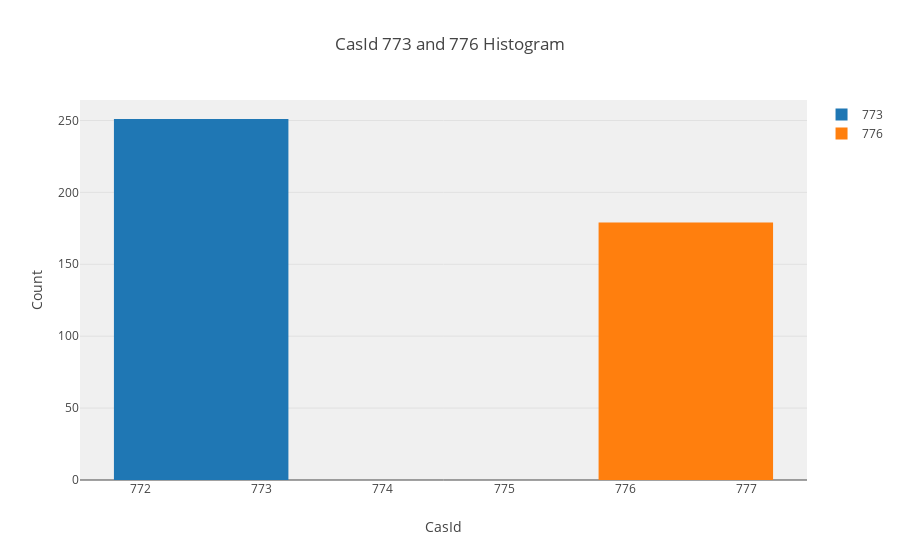

The code cell stored with this chart in its notebook:
### Code cell
# Let's plot a histogram of 773 and 776 CASID
hist_1 = go.Histogram(
    x = between_760_779[CASID_COLUMN][between_760_779[CASID_COLUMN] == 773].values,
    name = '773',
)
hist_2 = go.Histogram(
    x = between_760_779[CASID_COLUMN][between_760_779[CASID_COLUMN] == 776].values,
    name = '776',
)

layout = go.Layout(
    title='CasId 773 and 776 Histogram',
    xaxis=dict(
        title='CasId'
    ),
    yaxis=dict(
        title='Count'
    ),
    bargap=0.2,
    bargroupgap=0.1,
    plot_bgcolor='rgba(240,240,240, 0.95)'
)

fig = go.Figure(data=[hist_1, hist_2], layout=layout)
offline.iplot(fig)
pio.write_image(fig, get_path('histogram-casid-773-776'))
Image(get_path('histogram-casid-773-776'))

### Figure 1 — Plotly figure (JSON) as saved in the notebook; plotly's stock layout.template omitted (floating-point values rounded to 4 significant figures; data arrays with more than 128 entries replaced by an {"elided": "..."} marker saying what was removed)
{"data": [{"name": "773", "type": "histogram", "uid": "df6617c3-32dc-48f6-b5b1-fa068cd01a0e", "x": {"elided": "251 int values"}}, {"name": "776", "type": "histogram", "uid": "c1e9b15e-4db6-49dd-8604-cc0ab3fd5852", "x": {"elided": "179 int values"}}], "layout": {"bargap": 0.2, "bargroupgap": 0.1, "plot_bgcolor": "rgba(240,240,240, 0.95)", "title": {"text": "CasId 773 and 776 Histogram"}, "xaxis": {"title": {"text": "CasId"}}, "yaxis": {"title": {"text": "Count"}}}}
